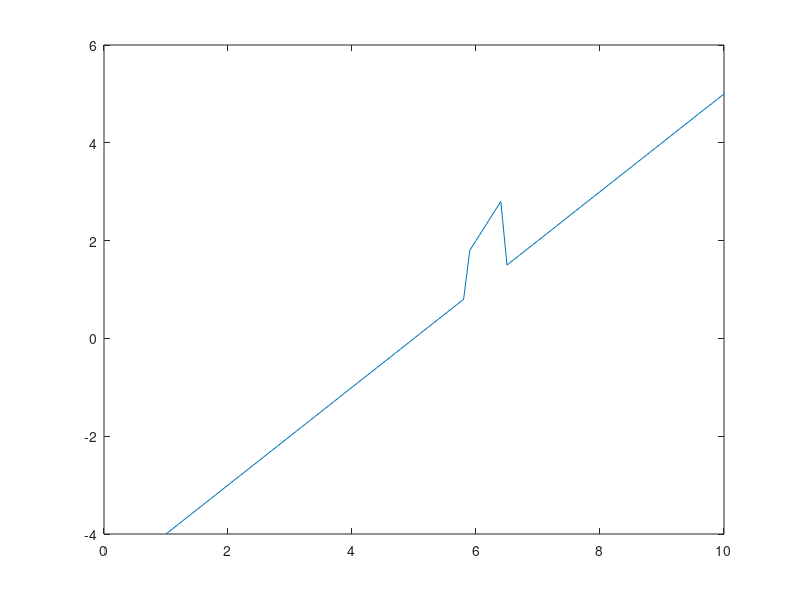

Reproduce this figure in MATLAB. (Note: this script raises an error after producing the figure.)
P = ((1:0.1:10)-5);
%P=sin(P/3)./(P+1);
%P = P+ rand(size(P))*0.1;
%add outlier
P(50:55) = P(50:55).*2
A = 1:0.1:10;

plot(A,P);

[mod, fmod] = k_model(P',A',1,1,1,1);

hold on;

pred = fmod(A');
plot(A,pred,'*','MarkerSize',1)

mean(sqrt((pred'-P).^2))

a_pred = mod(P);
figure;
scatter(P,a_pred);